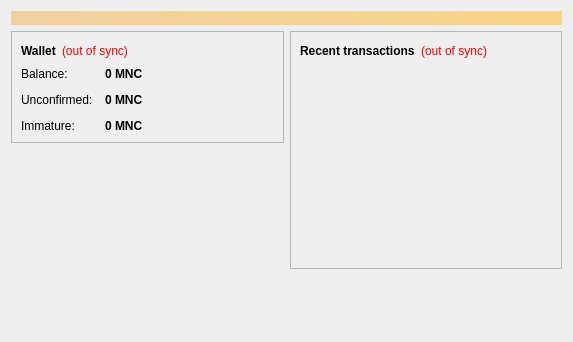
<?xml version="1.0" encoding="UTF-8"?>
<ui version="4.0">
 <class>OverviewPage</class>
 <widget class="QWidget" name="OverviewPage">
  <property name="geometry">
   <rect>
    <x>0</x>
    <y>0</y>
    <width>573</width>
    <height>342</height>
   </rect>
  </property>
  <property name="windowTitle">
   <string>Form</string>
  </property>
  <layout class="QVBoxLayout" name="topLayout">
   <item>
    <widget class="QLabel" name="labelAlerts">
     <property name="visible">
      <bool>false</bool>
     </property>
     <property name="styleSheet">
      <string notr="true">background-color: qlineargradient(x1: 0, y1: 0, x2: 1, y2: 0, stop:0 #F0D0A0, stop:1 #F8D488); color:#000000;</string>
     </property>
     <property name="wordWrap">
      <bool>true</bool>
     </property>
     <property name="margin">
      <number>3</number>
     </property>
    </widget>
   </item>
   <item>
    <layout class="QHBoxLayout" name="horizontalLayout" stretch="1,1">
     <item>
      <layout class="QVBoxLayout" name="verticalLayout_2">
       <item>
        <widget class="QFrame" name="frame">
         <property name="frameShape">
          <enum>QFrame::StyledPanel</enum>
         </property>
         <property name="frameShadow">
          <enum>QFrame::Raised</enum>
         </property>
         <layout class="QVBoxLayout" name="verticalLayout_4">
          <item>
           <layout class="QHBoxLayout" name="horizontalLayout_4">
            <item>
             <widget class="QLabel" name="label_5">
              <property name="font">
               <font>
                <weight>75</weight>
                <bold>true</bold>
               </font>
              </property>
              <property name="text">
               <string>Wallet</string>
              </property>
             </widget>
            </item>
            <item>
             <widget class="QLabel" name="labelWalletStatus">
              <property name="toolTip">
               <string>The displayed information may be out of date. Your wallet automatically synchronizes with the Minicoin network after a connection is established, but this process has not completed yet.</string>
              </property>
              <property name="styleSheet">
               <string notr="true">QLabel { color: red; }</string>
              </property>
              <property name="text">
               <string notr="true">(out of sync)</string>
              </property>
              <property name="alignment">
               <set>Qt::AlignLeading|Qt::AlignLeft|Qt::AlignVCenter</set>
              </property>
             </widget>
            </item>
            <item>
             <spacer name="horizontalSpacer_2">
              <property name="orientation">
               <enum>Qt::Horizontal</enum>
              </property>
              <property name="sizeHint" stdset="0">
               <size>
                <width>40</width>
                <height>20</height>
               </size>
              </property>
             </spacer>
            </item>
           </layout>
          </item>
          <item>
           <layout class="QFormLayout" name="formLayout_2">
            <property name="fieldGrowthPolicy">
             <enum>QFormLayout::AllNonFixedFieldsGrow</enum>
            </property>
            <property name="horizontalSpacing">
             <number>12</number>
            </property>
            <property name="verticalSpacing">
             <number>12</number>
            </property>
            <item row="0" column="0">
             <widget class="QLabel" name="label">
              <property name="text">
               <string>Balance:</string>
              </property>
             </widget>
            </item>
            <item row="0" column="1">
             <widget class="QLabel" name="labelBalance">
              <property name="font">
               <font>
                <weight>75</weight>
                <bold>true</bold>
               </font>
              </property>
              <property name="cursor">
               <cursorShape>IBeamCursor</cursorShape>
              </property>
              <property name="toolTip">
               <string>Your current balance</string>
              </property>
              <property name="text">
               <string notr="true">0 MNC</string>
              </property>
              <property name="textInteractionFlags">
               <set>Qt::LinksAccessibleByMouse|Qt::TextSelectableByKeyboard|Qt::TextSelectableByMouse</set>
              </property>
             </widget>
            </item>
            <item row="1" column="0">
             <widget class="QLabel" name="label_3">
              <property name="text">
               <string>Unconfirmed:</string>
              </property>
             </widget>
            </item>
            <item row="1" column="1">
             <widget class="QLabel" name="labelUnconfirmed">
              <property name="font">
               <font>
                <weight>75</weight>
                <bold>true</bold>
               </font>
              </property>
              <property name="cursor">
               <cursorShape>IBeamCursor</cursorShape>
              </property>
              <property name="toolTip">
               <string>Total of transactions that have yet to be confirmed, and do not yet count toward the current balance</string>
              </property>
              <property name="text">
               <string notr="true">0 MNC</string>
              </property>
              <property name="textInteractionFlags">
               <set>Qt::LinksAccessibleByMouse|Qt::TextSelectableByKeyboard|Qt::TextSelectableByMouse</set>
              </property>
             </widget>
            </item>
            <item row="2" column="0">
             <widget class="QLabel" name="labelImmatureText">
              <property name="text">
               <string>Immature:</string>
              </property>
             </widget>
            </item>
            <item row="2" column="1">
             <widget class="QLabel" name="labelImmature">
              <property name="font">
               <font>
                <weight>75</weight>
                <bold>true</bold>
               </font>
              </property>
              <property name="toolTip">
               <string>Mined balance that has not yet matured</string>
              </property>
              <property name="text">
               <string notr="true">0 MNC</string>
              </property>
              <property name="textInteractionFlags">
               <set>Qt::LinksAccessibleByMouse|Qt::TextSelectableByKeyboard|Qt::TextSelectableByMouse</set>
              </property>
             </widget>
            </item>
           </layout>
          </item>
         </layout>
        </widget>
       </item>
       <item>
        <spacer name="verticalSpacer">
         <property name="orientation">
          <enum>Qt::Vertical</enum>
         </property>
         <property name="sizeHint" stdset="0">
          <size>
           <width>20</width>
           <height>40</height>
          </size>
         </property>
        </spacer>
       </item>
      </layout>
     </item>
     <item>
      <layout class="QVBoxLayout" name="verticalLayout_3">
       <item>
        <widget class="QFrame" name="frame_2">
         <property name="frameShape">
          <enum>QFrame::StyledPanel</enum>
         </property>
         <property name="frameShadow">
          <enum>QFrame::Raised</enum>
         </property>
         <layout class="QVBoxLayout" name="verticalLayout">
          <item>
           <layout class="QHBoxLayout" name="horizontalLayout_2">
            <item>
             <widget class="QLabel" name="label_4">
              <property name="text">
               <string>&lt;b&gt;Recent transactions&lt;/b&gt;</string>
              </property>
             </widget>
            </item>
            <item>
             <widget class="QLabel" name="labelTransactionsStatus">
              <property name="toolTip">
               <string>The displayed information may be out of date. Your wallet automatically synchronizes with the Minicoin network after a connection is established, but this process has not completed yet.</string>
              </property>
              <property name="styleSheet">
               <string notr="true">QLabel { color: red; }</string>
              </property>
              <property name="text">
               <string notr="true">(out of sync)</string>
              </property>
              <property name="alignment">
               <set>Qt::AlignRight|Qt::AlignTrailing|Qt::AlignVCenter</set>
              </property>
             </widget>
            </item>
            <item>
             <spacer name="horizontalSpacer">
              <property name="orientation">
               <enum>Qt::Horizontal</enum>
              </property>
              <property name="sizeHint" stdset="0">
               <size>
                <width>40</width>
                <height>20</height>
               </size>
              </property>
             </spacer>
            </item>
           </layout>
          </item>
          <item>
           <widget class="QListView" name="listTransactions">
            <property name="styleSheet">
             <string notr="true">QListView { background: transparent; }</string>
            </property>
            <property name="frameShape">
             <enum>QFrame::NoFrame</enum>
            </property>
            <property name="verticalScrollBarPolicy">
             <enum>Qt::ScrollBarAlwaysOff</enum>
            </property>
            <property name="horizontalScrollBarPolicy">
             <enum>Qt::ScrollBarAlwaysOff</enum>
            </property>
            <property name="selectionMode">
             <enum>QAbstractItemView::NoSelection</enum>
            </property>
           </widget>
          </item>
         </layout>
        </widget>
       </item>
       <item>
        <spacer name="verticalSpacer_2">
         <property name="orientation">
          <enum>Qt::Vertical</enum>
         </property>
         <property name="sizeHint" stdset="0">
          <size>
           <width>20</width>
           <height>40</height>
          </size>
         </property>
        </spacer>
       </item>
      </layout>
     </item>
    </layout>
   </item>
  </layout>
 </widget>
 <resources/>
 <connections/>
</ui>
